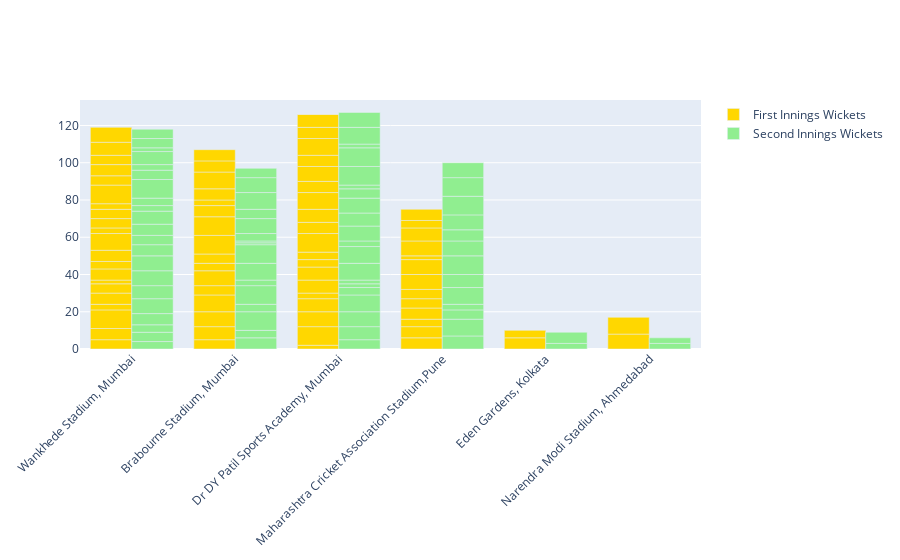

The notebook cell saved with this chart:
### Markdown cell above
You can see Yuzvendra Chahal having the best bowling figures in four matches. So this is a great tournament for Yuzvendra Chahal this year too.
Now let’s have a look at whether most of the wickets fall while setting the target or while chasing the target

### Code cell
figure = go.Figure()
figure.add_trace(go.Bar(
    x=data["venue"],
    y=data["first_ings_wkts"],
    name='First Innings Wickets',
    marker_color='gold'
))
figure.add_trace(go.Bar(
    x=data["venue"],
    y=data["second_ings_wkts"],
    name='Second Innings Wickets',
    marker_color='lightgreen'
))
figure.update_layout(barmode='group', xaxis_tickangle=-45)
figure.show()

### Figure 1 — Plotly figure (JSON) as saved in the notebook; plotly's stock layout.template omitted (floating-point values rounded to 4 significant figures)
{"data": [{"marker": {"color": "gold"}, "name": "First Innings Wickets", "type": "bar", "x": ["Wankhede Stadium, Mumbai", "Brabourne Stadium, Mumbai", "Dr DY Patil Sports Academy, Mumbai", "Wankhede Stadium, Mumbai", "Maharashtra Cricket Association Stadium,Pune", "Dr DY Patil Sports Academy, Mumbai", "Brabourne Stadium, Mumbai", "Wankhede Stadium, Mumbai", "Dr DY Patil Sports Academy, Mumbai", "Maharashtra Cricket Association Stadium,Pune", "Brabourne Stadium, Mumbai", "Dr DY Patil Sports Academy, Mumbai", "Wankhede Stadium, Mumbai", "Maharashtra Cricket Association Stadium,Pune", "Dr DY Patil Sports Academy, Mumbai", "Brabourne Stadium, Mumbai", "Dr DY Patil Sports Academy, Mumbai", "Maharashtra Cricket Association Stadium,Pune", "Brabourne Stadium, Mumbai", "Wankhede Stadium, Mumbai", "Dr DY Patil Sports Academy, Mumbai", "Dr DY Patil Sports Academy, Mumbai", "Maharashtra Cricket Association Stadium,Pune", "Dr DY Patil Sports Academy, Mumbai", "Brabourne Stadium, Mumbai", "Brabourne Stadium, Mumbai", "Wankhede Stadium, Mumbai", "Dr DY Patil Sports Academy, Mumbai", "Maharashtra Cricket Association Stadium,Pune", "Brabourne Stadium, Mumbai", "Dr DY Patil Sports Academy, Mumbai", "Brabourne Stadium, Mumbai", "Dr DY Patil Sports Academy, Mumbai", "Wankhede Stadium, Mumbai", "Dr DY Patil Sports Academy, Mumbai", "Brabourne Stadium, Mumbai", "Wankhede Stadium, Mumbai", "Wankhede Stadium, Mumbai", "Maharashtra Cricket Association Stadium,Pune", "Wankhede Stadium, Mumbai", "Wankhede Stadium, Mumbai", "Maharashtra Cricket Association Stadium,Pune", "Brabourne Stadium, Mumbai", "Dr DY Patil Sports Academy, Mumbai", "Wankhede Stadium, Mumbai", "Maharashtra Cricket Association Stadium,Pune", "Wankhede Stadium, Mumbai", "Dr DY Patil Sports Academy, Mumbai", "Maharashtra Cricket Association Stadium,Pune", "Brabourne Stadium, Mumbai", "Brabourne Stadium, Mumbai", "Wankhede Stadium, Mumbai", "Maharashtra Cricket Association Stadium,Pune", "Wankhede Stadium, Mumbai", "Dr DY Patil Sports Academy, Mumbai", "Dr DY Patil Sports Academy, Mumbai", "Maharashtra Cricket Association Stadium,Pune", "Dr DY Patil Sports Academy, Mumbai", "Wankhede Stadium, Mumbai", "Brabourne Stadium, Mumbai", "Maharashtra Cricket Association Stadium,Pune", "Wankhede Stadium, Mumbai", "Brabourne Stadium, Mumbai", "Dr DY Patil Sports Academy, Mumbai", "Wankhede Stadium, Mumbai", "Dr DY Patil Sports Academy, Mumbai", "Wankhede Stadium, Mumbai", "Brabourne Stadium, Mumbai", "Wankhede Stadium, Mumbai", "Wankhede Stadium, Mumbai", "Eden Gardens, Kolkata", "Eden Gardens, Kolkata", "Narendra Modi Stadium, Ahmedabad", "Narendra Modi Stadium, Ahmedabad"], "y": [5, 5, 2, 6, 6, 10, 7, 10, 8, 6, 8, 7, 3, 4, 3, 9, 7, 6, 5, 6, 7, 4, 5, 4, 8, 4, 5, 10, 5, 5, 6, 10, 7, 2, 9, 10, 6, 4, 8, 6, 9, 8, 6, 6, 3, 2, 5, 8, 8, 3, 6, 5, 7, 3, 6, 9, 4, 6, 10, 9, 6, 5, 6, 7, 6, 0, 5, 6, 7, 8, 6, 4, 8, 9]}, {"marker": {"color": "lightgreen"}, "name": "Second Innings Wickets", "type": "bar", "x": ["Wankhede Stadium, Mumbai", "Brabourne Stadium, Mumbai", "Dr DY Patil Sports Academy, Mumbai", "Wankhede Stadium, Mumbai", "Maharashtra Cricket Association Stadium,Pune", "Dr DY Patil Sports Academy, Mumbai", "Brabourne Stadium, Mumbai", "Wankhede Stadium, Mumbai", "Dr DY Patil Sports Academy, Mumbai", "Maharashtra Cricket Association Stadium,Pune", "Brabourne Stadium, Mumbai", "Dr DY Patil Sports Academy, Mumbai", "Wankhede Stadium, Mumbai", "Maharashtra Cricket Association Stadium,Pune", "Dr DY Patil Sports Academy, Mumbai", "Brabourne Stadium, Mumbai", "Dr DY Patil Sports Academy, Mumbai", "Maharashtra Cricket Association Stadium,Pune", "Brabourne Stadium, Mumbai", "Wankhede Stadium, Mumbai", "Dr DY Patil Sports Academy, Mumbai", "Dr DY Patil Sports Academy, Mumbai", "Maharashtra Cricket Association Stadium,Pune", "Dr DY Patil Sports Academy, Mumbai", "Brabourne Stadium, Mumbai", "Brabourne Stadium, Mumbai", "Wankhede Stadium, Mumbai", "Dr DY Patil Sports Academy, Mumbai", "Maharashtra Cricket Association Stadium,Pune", "Brabourne Stadium, Mumbai", "Dr DY Patil Sports Academy, Mumbai", "Brabourne Stadium, Mumbai", "Dr DY Patil Sports Academy, Mumbai", "Wankhede Stadium, Mumbai", "Dr DY Patil Sports Academy, Mumbai", "Brabourne Stadium, Mumbai", "Wankhede Stadium, Mumbai", "Wankhede Stadium, Mumbai", "Maharashtra Cricket Association Stadium,Pune", "Wankhede Stadium, Mumbai", "Wankhede Stadium, Mumbai", "Maharashtra Cricket Association Stadium,Pune", "Brabourne Stadium, Mumbai", "Dr DY Patil Sports Academy, Mumbai", "Wankhede Stadium, Mumbai", "Maharashtra Cricket Association Stadium,Pune", "Wankhede Stadium, Mumbai", "Dr DY Patil Sports Academy, Mumbai", "Maharashtra Cricket Association Stadium,Pune", "Brabourne Stadium, Mumbai", "Brabourne Stadium, Mumbai", "Wankhede Stadium, Mumbai", "Maharashtra Cricket Association Stadium,Pune", "Wankhede Stadium, Mumbai", "Dr DY Patil Sports Academy, Mumbai", "Dr DY Patil Sports Academy, Mumbai", "Maharashtra Cricket Association Stadium,Pune", "Dr DY Patil Sports Academy, Mumbai", "Wankhede Stadium, Mumbai", "Brabourne Stadium, Mumbai", "Maharashtra Cricket Association Stadium,Pune", "Wankhede Stadium, Mumbai", "Brabourne Stadium, Mumbai", "Dr DY Patil Sports Academy, Mumbai", "Wankhede Stadium, Mumbai", "Dr DY Patil Sports Academy, Mumbai", "Wankhede Stadium, Mumbai", "Brabourne Stadium, Mumbai", "Wankhede Stadium, Mumbai", "Wankhede Stadium, Mumbai", "Eden Gardens, Kolkata", "Eden Gardens, Kolkata", "Narendra Modi Stadium, Ahmedabad", "Narendra Modi Stadium, Ahmedabad"], "y": [4, 6, 5, 5, 7, 7, 4, 4, 8, 9, 10, 9, 6, 5, 4, 4, 2, 3, 10, 8, 2, 9, 9, 9, 3, 9, 7, 3, 7, 10, 8, 1, 7, 8, 8, 1, 8, 6, 10, 5, 6, 8, 4, 5, 7, 6, 3, 2, 8, 8, 5, 4, 10, 10, 10, 10, 10, 2, 5, 9, 8, 3, 8, 9, 7, 8, 2, 5, 5, 5, 3, 6, 3, 3]}], "layout": {"autosize": true, "barmode": "group", "xaxis": {"autorange": true, "range": [-0.5, 5.5], "tickangle": -45, "type": "category"}, "yaxis": {"autorange": true, "range": [0, 133.7], "type": "linear"}}}
